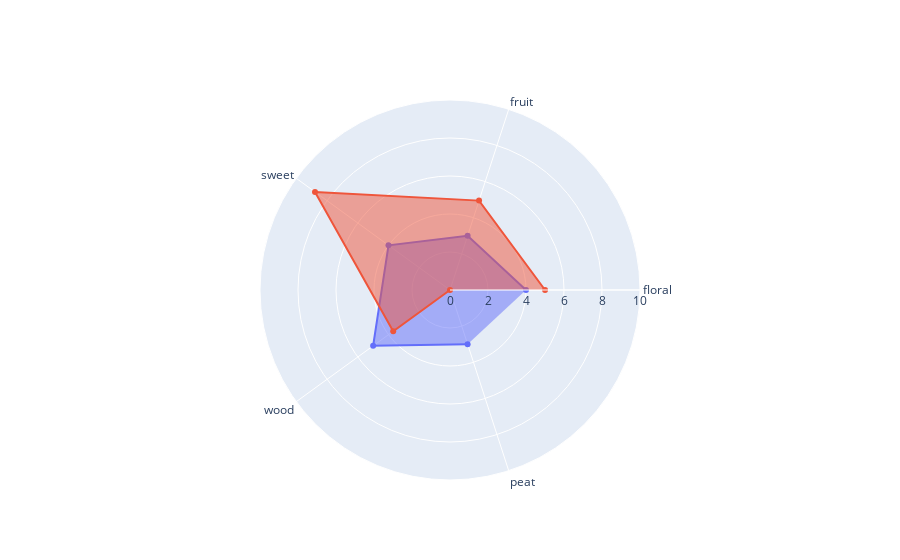

This figure's notebook cell:
### Code cell
compare_visual(final_OSA.sum()*10,"000920")

### Figure 1 — Plotly figure (JSON) as saved in the notebook; plotly's stock layout.template omitted (floating-point values rounded to 4 significant figures)
{"data": [{"fill": "toself", "name": "panelist", "r": [4, 3, 4, 5, 3], "theta": ["floral", "fruit", "sweet", "wood", "peat"], "type": "scatterpolar"}, {"fill": "toself", "name": "MS_prediction", "r": [5.003, 4.946, 8.782, 3.696, 0], "theta": ["floral", "fruit", "sweet", "wood", "peat"], "type": "scatterpolar"}], "layout": {"polar": {"radialaxis": {"range": [0, 10], "visible": true}}, "showlegend": false}}
